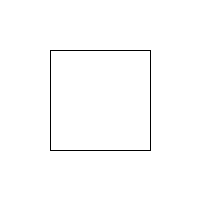
Frame 1 (no input)
Frame 60 (the mouse pressed at the canvas centre just before this capture): identical to frame 1, image omitted
Frame 120 (the mouse held since frame 60 and released just before this capture): identical to frame 1, image omitted

The Processing sketch that drew this single still picture (run headless with seeded random() and noise(); from frame 60 on, the mouse is pressed at the canvas centre):

// Processing sketch: Opdracht_9_4_versie_1
// ── Opdracht_9_4_versie_1.pde
void setup(){
  size(200,200);
}

void draw(){
  background(255,255,255);
  vierkant(50,150);
}

void vierkant(int a, int b){
  line(a,a,a,b);
  line(a,b,b,b);
  line(b,b,b,a);
  line(b,a,a,a);
}
  
  
